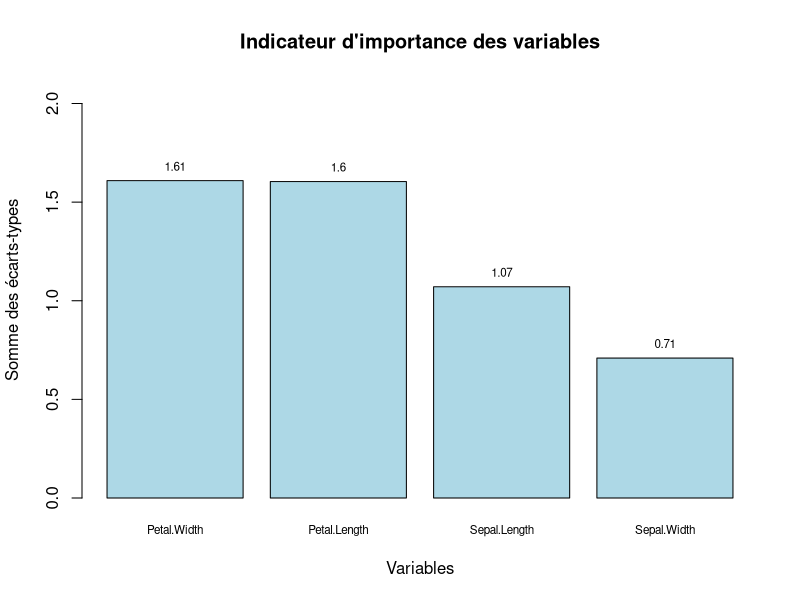

Here is the R script that generated this plot:
library(R6)

### CLASSE NB ####
NaiveBayes <- R6Class("NaiveBayes",
                      public = list(
                        fit = function(X, y, preproc = NULL, nb_classe = 6) {
                          
                          private$etu_data(X,y)
                          
                          # Je set les varable preproc et nb_classe si initialisé
                          if(!is.null(preproc)){
                           private$preproc=preproc
                           private$nb_classe=nb_classe
                           X=private$gen_disc(X)
                          }
                          
                          # A voir pour faire une petite Etude de données ici 
                          
                          
                          
                          
                          # Probabilités a priori de chaque classe des données d'entraînement
                          prior_prob <- table(y) / nrow(X)
                          cond_probs <- list()
                          features <- names(X)
                          
                          # Probabilités conditionnelles
                          # On applique à chaque valeur de la classe des données d'entraînement une fonction
                          for (i in 1:ncol(X)) {
                            cond_probs[[i]] <- matrix(0, nrow = length(levels(X[, i])), ncol = length(unique(y)), dimnames = list(levels(X[, i]), levels(y)))
                            
                            # Ajout d'un epsilon = ne pas avoir de proba conditionnelle = 0 et ne pas biaiser les résultats des probas postérieures
                            epsilon <- 0.001
                            cross_table <- table(X[, i], y) + epsilon
                            
                            # Calculer les probabilités conditionnelles
                            cond_probs[[i]] <- t(prop.table(cross_table, margin = 2))
                          }
                          
                          # Set the attributes
                          private$prior_prob <- prior_prob
                          private$cond_probs <- cond_probs
                          private$features<-features
                          return(self)
                        },
                        
                        compute_and_plot_importance = function() {
                          # Calcul des déviations
                          deviations <- list()
                          cond_probs <- private$cond_probs
                          
                          # Extraire les noms des variables (features)
                          features<-private$features
                          
                          # Parcourir les matrices de probabilités conditionnelles
                          for (i in seq_along(cond_probs)) {
                            # Récupérer la matrice de probabilités conditionnelles
                            cond_prob_matrix <- cond_probs[[i]]
                            # Calculer l'écart-type pour chaque colonne (modalités)
                            deviation_matrix <- apply(cond_prob_matrix, 2, sd)
                            deviations[[i]] <- deviation_matrix
                          }
                          
                          # Calcul des indicateurs
                          # Faire la somme des écart-type pour chacune des variables
                          indicateurs <- sapply(deviations, function(deviation_matrix) sum(deviation_matrix))
                          
                          # Concaténer les indicateurs dans un vecteur
                          indicateurs_vecteur <- unlist(indicateurs)
                        
                          
                          # Créer un data frame pour faciliter le tracé
                          data_plot <- data.frame(Feature = features, Indicateur = indicateurs_vecteur)
                          
                          # Trier le data frame par l'indicateur de manière décroissante
                          data_plot <- data_plot[order(-data_plot$Indicateur), ]
                          
                          # Tracé du graphique en barre
                          barplot_data <- barplot(data_plot$Indicateur, names.arg = data_plot$Feature, horiz = FALSE,
                                                  col = "lightblue", main = "Indicateur d'importance des variables",
                                                  cex.names = 0.7, xlab = "Variables", ylab = "Somme des écarts-types", ylim = c(0, max(data_plot$Indicateur)+0.5))
                          
                          # Ajout d'étiquettes de valeurs
                          text(x = barplot_data, y = data_plot$Indicateur, label = round(data_plot$Indicateur, 2),
                               pos = 3, cex = 0.7, col = "black")
                        },
                        
                        predict = function(new_data) {
                          # Extraire les probabilités a priori et conditionnelles du modèle
                          prior_prob <- private$prior_prob
                          cond_probs <- private$cond_probs
                          
                          # Initialiser un vecteur pour stocker les prédictions
                          predictions <- vector("character", length = nrow(new_data))
                          
                          # Pour chaque individu dans les nouvelles données
                          for (i in 1:nrow(new_data)) {
                            # Initialiser les probabilités postérieures pour chaque classe
                            posterior_probs <- rep(1, length(prior_prob))
                            
                            # Pour chaque caractéristique (colonne) dans les nouvelles données
                            for (j in 1:ncol(new_data)) {
                              # Mettre à jour les probabilités postérieures en fonction des probabilités conditionnelles
                              feature_values <- as.character(new_data[i, j])
                              posterior_probs <- posterior_probs * cond_probs[[j]][, feature_values]
                            }
                            
                            # Normaliser les probabilités postérieures
                            posterior_probs <- posterior_probs * prior_prob
                            posterior_probs <- posterior_probs / sum(posterior_probs)
                            
                            # Sélectionner la classe avec la probabilité la plus élevée
                            predicted_class <- names(prior_prob)[which.max(posterior_probs)]
                            
                            # Stocker la prédiction dans le vecteur de prédictions
                            predictions[i] <- predicted_class
                          }
                          
                          # Renvoyer le vecteur de prédictions
                          return(predictions)
                        },
                        predict_proba = function(new_data) {
                          # Extraire les probabilités a priori et conditionnelles du modèle
                          prior_prob <- private$prior_prob
                          cond_probs <- private$cond_probs
                          
                          # Initialiser une matrice pour stocker les probabilités pour chaque classe
                          probabilities <- matrix(0, nrow = nrow(new_data), ncol = length(prior_prob), dimnames = list(NULL, names(prior_prob)))
                          
                          # Pour chaque individu dans les nouvelles données
                          for (i in 1:nrow(new_data)) {
                            # Initialiser les probabilités postérieures pour chaque classe
                            posterior_probs <- rep(1, length(prior_prob))
                            
                            # Pour chaque caractéristique (colonne) dans les nouvelles données
                            for (j in 1:ncol(new_data)) {
                              # Mettez à jour les probabilités postérieures en fonction des probabilités conditionnelles
                              posterior_probs <- posterior_probs * cond_probs[[j]][, as.character(new_data[i, j])]
                            }
                            
                            # Normaliser les probabilités postérieures
                            posterior_probs <- posterior_probs * prior_prob
                            posterior_probs <- posterior_probs / sum(posterior_probs)
                            
                            # Stocker les probabilités dans la matrice
                            probabilities[i, ] <- posterior_probs
                          }
                          
                          # Renvoyer la matrice de probabilités
                          return(probabilities)
                        },
                        print=function(){
                          print(private$nb_variables)
                          sortie=paste("Le Model sur le quel l'apprentissage a été réalisé est un Naive Bayes Catégorielle. l'apprentissage a été réalisé sur",
                                     private$nb_variables,
                                     "variables et sur un enssemble de",
                                     private$nb_data_train,
                                     "Données d'entrainement")
                          print(sortie)
                        }
                      ),
                      private = list(
                        preproc = NULL,
                        nb_classe = NULL,
                        prior_prob = NULL,
                        cond_probs = NULL,
                        features = NULL,
                        nb_data_train = NULL,
                        nb_variables = NULL,
                        nb_out_classe = NULL,
                        nb_valu = NULL,
                        min_parc_df = NULL,
                        max_parc_df = NULL,
                        
                        
                        dis = function(X){
                          
                          mini=min(X)
                          print(mini)
                          maxi=max(X)
                          print (maxi)
                          inter=(maxi-mini)/self$nb_classe
                          points_de_coupure <- seq(from = mini, to = maxi, by = inter)
                          
                          disc <- cut(X, breaks = points_de_coupure, labels = FALSE, include.lowest=TRUE)
                          return(disc)
                        },
                        
                        gen_disc = function(X){
                          X <- data.frame(apply(X, MARGIN = 2, FUN = function(i) self$dis(i,private$nb_classe)))
                          return(X)
                        },
                        
                        etu_data = function(X,y){
                          print("on est dans etudata")
                          private$nb_variables = ncol(X)
                          private$nb_data_train = nrow(X)
                          private$nb_out_classe = unique(y)
                          private$min_parc_df = sapply(X, min)
                          private$max_parc_df = sapply(X, max)
                        },
                        
                        compt_val = function(X){
                          self$nb_valu <- sapply(mon_dataframe, function(col) length(unique(col)))
                        }
                      )
)

############### DATA FRAME IRIS ########################
dis<-function(X,nb_classe=6){
  
  mini=min(X)
  print(mini)
  maxi=max(X)
  print (maxi)
  inter=(maxi-mini)/nb_classe
  points_de_coupure <- seq(from = mini, to = maxi, by = inter)
  
  disc <- cut(X, breaks = points_de_coupure, labels = FALSE, include.lowest=TRUE)
  return(disc)
}



gen_disc<-function(X,nb_classe=6){
  X <- data.frame(apply(X, MARGIN = 2, FUN = function(i) dis(i,nb_classe)))
  return(X)
}

############## discretisation ##########################

# Charger le jeu de données Iris
data(iris)
set.seed(42)
n_rows <- nrow(iris)
train_index <- sample(1:n_rows, 0.7 * n_rows)
test_index <- setdiff(1:n_rows, train_index)
train_data <- iris[train_index, ]
test_data <- iris[test_index, ]

X= gen_disc(train_data[, -ncol(train_data)])
y=train_data$Species
new_data <- gen_disc(test_data[, -5])

################ UTILISER LA CLASSE  ##########
# Create an instance of the NaiveBayes class
nb_model <- NaiveBayes$new()

# Fit the model
nb_model$fit(X, y)

# Make predictions
predictions <- nb_model$predict(new_data)
cat("Prédictions:", predictions, "\n")

# Get class probabilities
probabilities <- nb_model$predict_proba(new_data)
print(cat("Probabilités:\n",probabilities))
#print(probabilities)

nb_model$print()

nb_model$compute_and_plot_importance()
